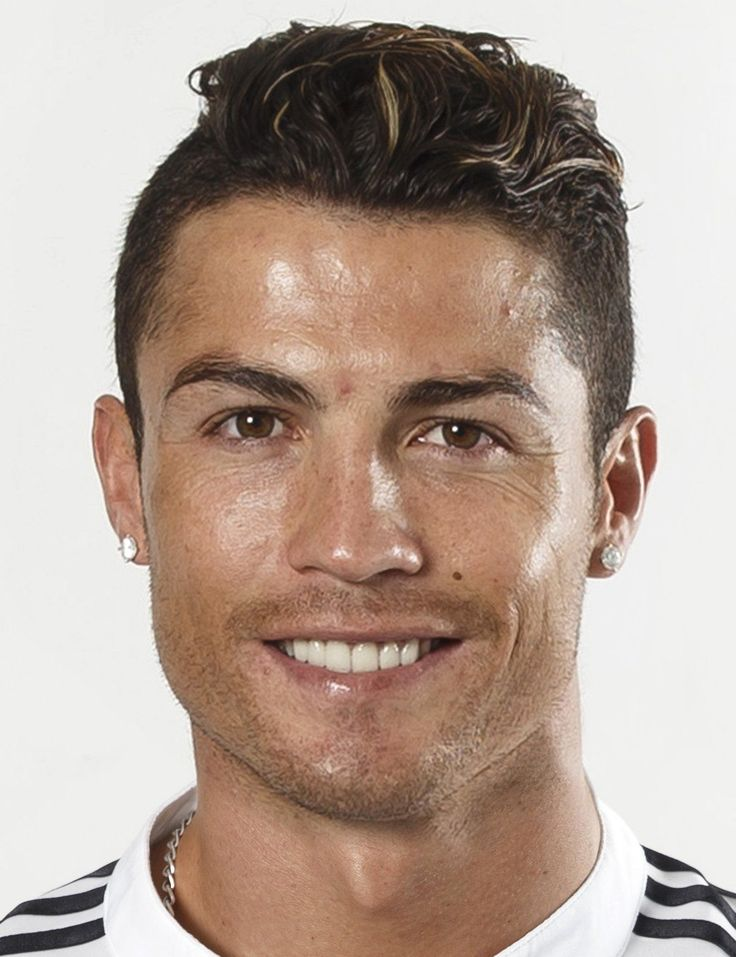
#> input picture model/test_images/ronaldo_22.jpg, 736 x 957 px
$ jupyter execute --allow-errors sports_person_classifier_model.ipynb   (shell and % lines are left out)
#> lines starting #> are read from the running program, lines starting #| are printed output that depends on the picture
[cell 1]

import numpy as np
import cv2
import matplotlib
from matplotlib import pyplot as plt

[cell 2]
img = cv2.imread('./test_images/ronaldo_22.jpg')
#> img is the input picture: shape (957, 736, 3); mean B, G, R 148.4, 160, 179
img.shape
#> Out = (957, 736, 3)

[cell 3]
plt.imshow(img)
plt.show()

[cell 4]
gray = cv2.cvtColor(img, cv2.COLOR_BGR2GRAY)
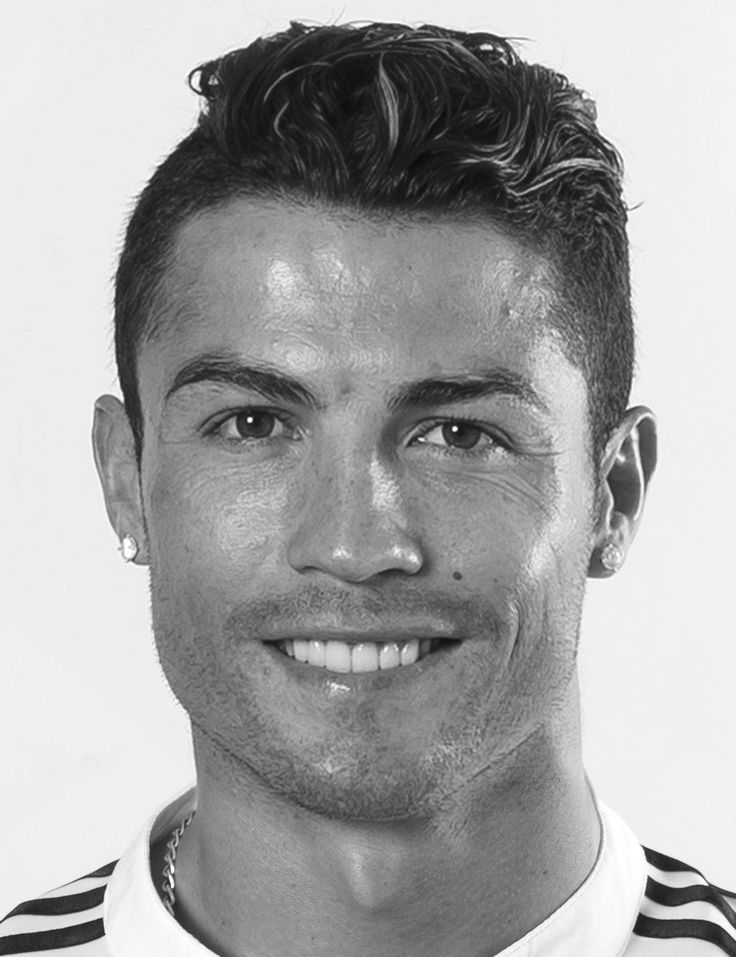
#> gray: shape (957, 736); min 10, max 255, mean 164.4
gray.shape
#> Out = (957, 736)

[cell 5]
gray

[cell 6]
plt.imshow(gray, cmap='gray')
plt.show()

[cell 7]
face_cascade = cv2.CascadeClassifier('./opencv/haarcascades/haarcascade_frontalface_default.xml')
eye_cascade = cv2.CascadeClassifier('./opencv/haarcascades/haarcascade_eye.xml')

faces = face_cascade.detectMultiScale(gray, 1.3, 5)
#> faces = [[88, 219, 539, 539]]
faces
#> Out = [[88, 219, 539, 539]]

[cell 8]
(x,y,w,h) = faces[0]
#> x = 88; y = 219; w = 539; h = 539
x,y,w,h
#> Out = (88, 219, 539, 539)

[cell 9]
face_img = cv2.rectangle(img,(x,y),(x+w,y+h),(255,0,0),2)
plt.imshow(face_img)
plt.show()

[cell 10]
cv2.destroyAllWindows()
for (x,y,w,h) in faces:
    face_img = cv2.rectangle(img,(x,y),(x+w,y+h),(255,0,0),2)
    roi_gray = gray[y:y+h, x:x+w]
    roi_color = face_img[y:y+h, x:x+w]
    eyes = eye_cascade.detectMultiScale(roi_gray)
    for (ex,ey,ew,eh) in eyes:
        cv2.rectangle(roi_color,(ex,ey),(ex+ew,ey+eh),(0,255,0),2)
#> this loop made 1 pass
#> pass 1, `roi_gray = gray[y:y+h, x:x+w]`:
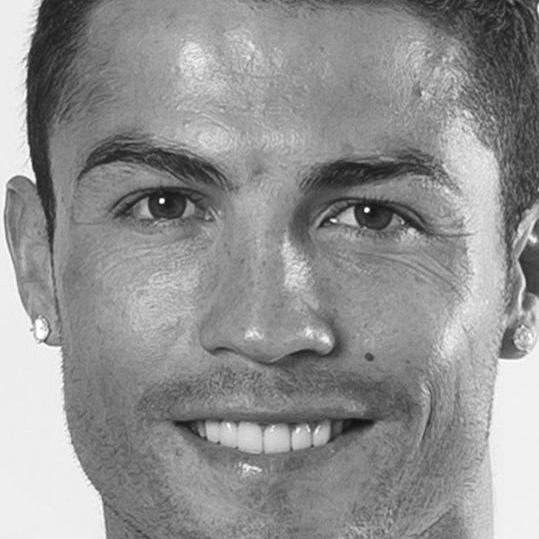
#> roi_gray: shape (539, 539); min 17, max 255, mean 145.6
#> after the loop:
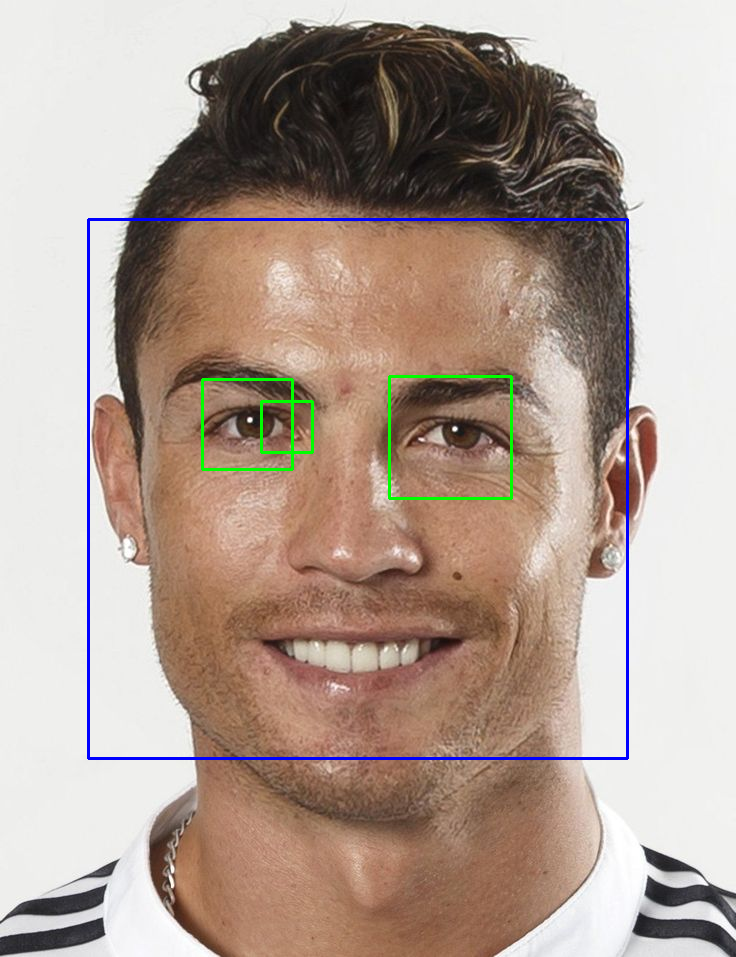
#> img: shape (957, 736, 3); mean B, G, R 148.9, 159.2, 176.7
#> after the loop:
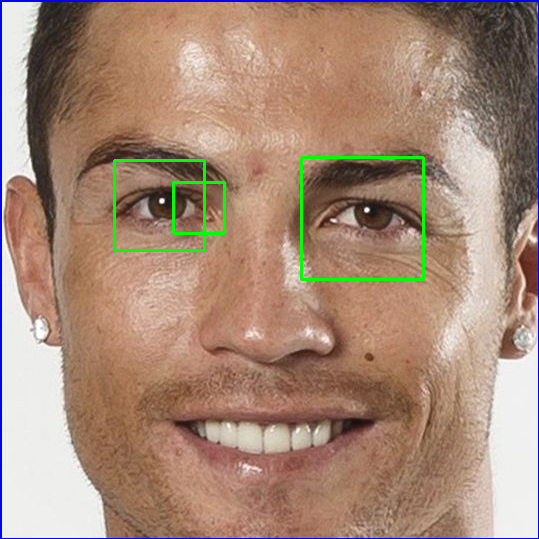
#> roi_color: shape (539, 539, 3); mean B, G, R 119.4, 137.9, 166.7


plt.figure()
plt.imshow(face_img, cmap='gray')
plt.show()

[cell 11]
plt.imshow(roi_color, cmap='gray')
plt.show()

[cell 12]
def get_cropped_image_if_2_eyes(image_path):
#> called with image_path = './test_images/ronaldo_22.jpg'
    img = cv2.imread(image_path)
    gray = cv2.cvtColor(img, cv2.COLOR_BGR2GRAY)
    faces = face_cascade.detectMultiScale(gray, 1.3, 5)
#> faces = [[88, 219, 539, 539]]
    for (x,y,w,h) in faces:
        roi_gray = gray[y:y+h, x:x+w]
        roi_color = img[y:y+h, x:x+w]
        eyes = eye_cascade.detectMultiScale(roi_gray)
        if len(eyes) >= 2:
            return roi_color

[cell 13]
original_image = cv2.imread('./test_images/ronaldo_22.jpg')
plt.imshow(original_image)
plt.show()

[cell 14]
cropped_image = get_cropped_image_if_2_eyes('./test_images/ronaldo_22.jpg')
plt.imshow(cropped_image)
plt.show()

[cell 15]
org_image_obstructed = cv2.imread('./test_images/messi_73.png')
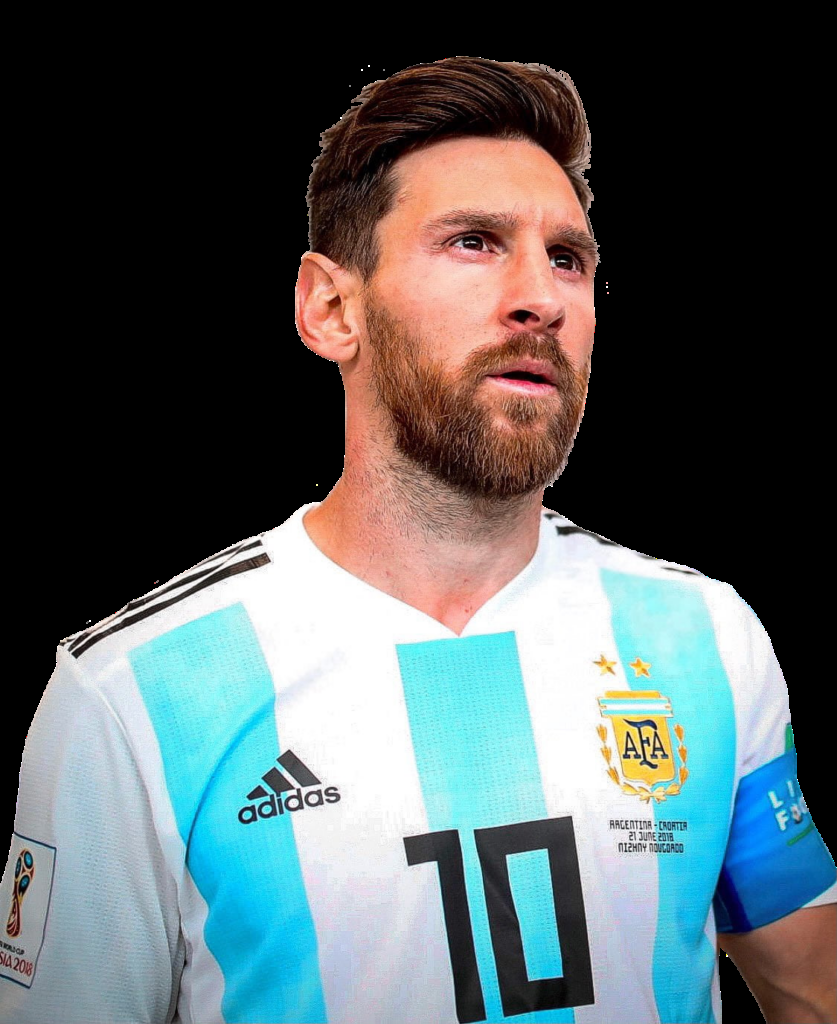
#> input picture model/test_images/messi_73.png, 837 x 1024 px
#> org_image_obstructed is the input picture: shape (1024, 837, 3); mean B, G, R 97.9, 96.4, 86.7
plt.imshow(org_image_obstructed)
plt.show()

[cell 16]
cropped_image_no_2_eyes = get_cropped_image_if_2_eyes('./test_images/messi_73.png')
#> call 2 of get_cropped_image_if_2_eyes, with image_path = './test_images/messi_73.png'
#> in get_cropped_image_if_2_eyes (call 2), `gray = cv2.cvtColor(img, cv2.COLOR_BGR2GRAY)`:
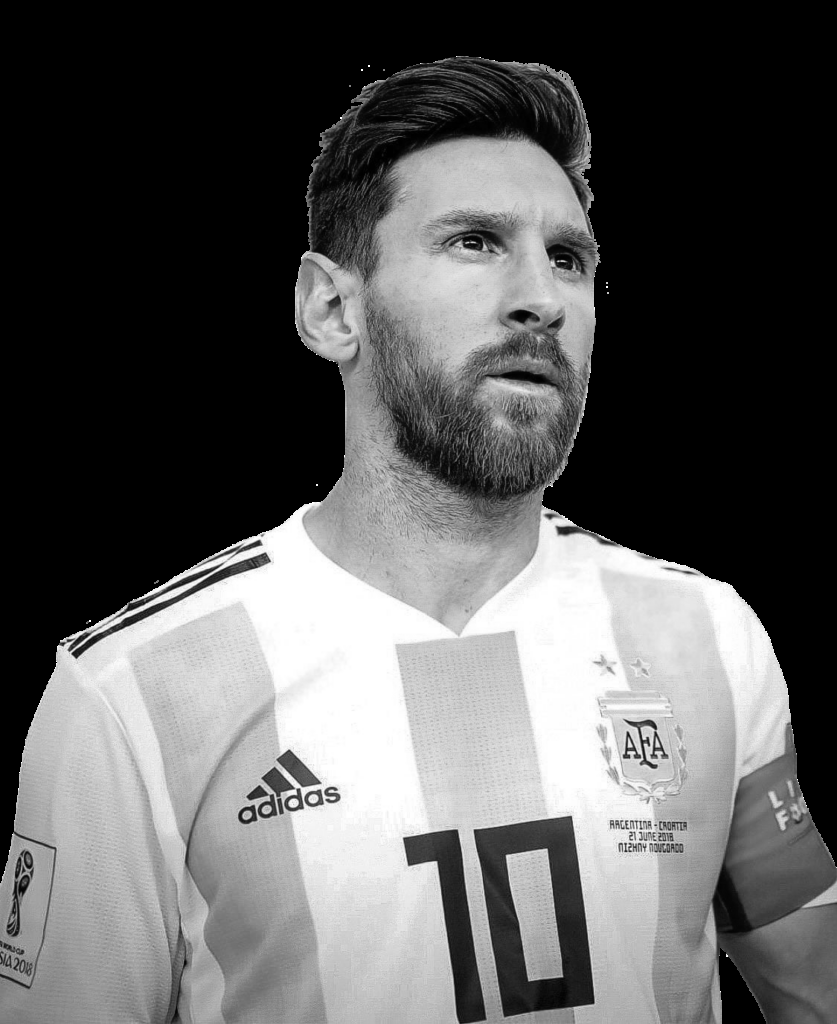
#> gray: shape (1024, 837); min 0, max 255, mean 93.7
#> in get_cropped_image_if_2_eyes (call 2), `faces = face_cascade.detectMultiScale(gray, 1.3, 5)`: faces = [[379, 144, 278, 278]]
#> the loop in get_cropped_image_if_2_eyes, `for (x,y,w,h) in faces:` made 1 pass
#> (x, y, w, h, eyes) on pass 1: (379, 144, 278, 278, [[161, 94, 51, 51], [57, 63, 71, 71]])
#> pass 1, in get_cropped_image_if_2_eyes (call 2), `roi_gray = gray[y:y+h, x:x+w]`:
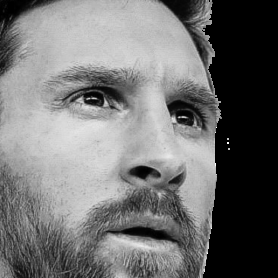
#> roi_gray: shape (278, 278); min 0, max 255, mean 112.2
#> pass 1, in get_cropped_image_if_2_eyes (call 2), `roi_color = img[y:y+h, x:x+w]`:
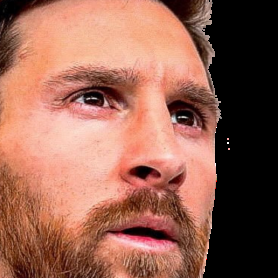
#> roi_color: shape (278, 278, 3); mean B, G, R 82.4, 98.7, 150
cropped_image_no_2_eyes

[cell 17]
path_to_data = "./datasets/"
path_to_cr_data = "./datasets/cropped/"

[cell 18]
import os
img_dirs = []
for entry in os.scandir(path_to_data):
    if entry.is_dir():
        img_dirs.append(entry.path)

[cell 19]
img_dirs

[cell 20]
import shutil
if os.path.exists(path_to_cr_data):
     shutil.rmtree(path_to_cr_data)
os.mkdir(path_to_cr_data)

[cell 21]
cropped_image_dirs = []
celebrity_file_names_dict = {}
#> (the rest of this cell did not finish here and is left out)

        if roi_color is not None:
            cropped_folder = path_to_cr_data + celebrity_name
            if not os.path.exists(cropped_folder):
                os.makedirs(cropped_folder)
                cropped_image_dirs.append(cropped_folder)
                print("Generating cropped images in folder: ",cropped_folder)
            cropped_file_name = celebrity_name + str(count) + ".png"
            cropped_file_path = cropped_folder + "/" + cropped_file_name
            cv2.imwrite(cropped_file_path, roi_color)
            celebrity_file_names_dict[celebrity_name].append(cropped_file_path)
            count += 1

[cell 22]
import numpy as np
import pywt
import cv2

def w2d(img, mode='haar', level=1):
#> called with mode = 'db1', level = 5
    imArray = img
    #Datatype conversions
    #convert to grayscale
    imArray = cv2.cvtColor( imArray,cv2.COLOR_RGB2GRAY )
    #convert to float
    imArray =  np.float32(imArray)
    imArray /= 255;
    # compute coefficients
    coeffs=pywt.wavedec2(imArray, mode, level=level)
#> coeffs = 6 items

    #Process Coefficients
    coeffs_H=list(coeffs)
#> coeffs_H = 6 items
    coeffs_H[0] *= 0;

    # reconstruction
    imArray_H=pywt.waverec2(coeffs_H, mode);
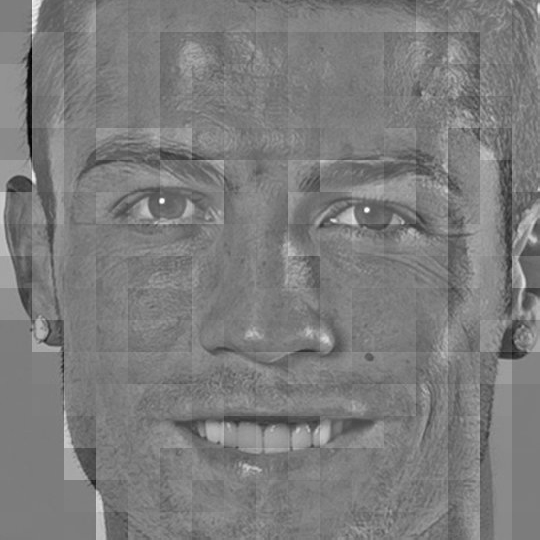
#> imArray_H: shape (540, 540) float32; min -0.7, max 0.731, mean -0.000153; drawn with min black and max white
    imArray_H *= 255;
    imArray_H =  np.uint8(imArray_H)
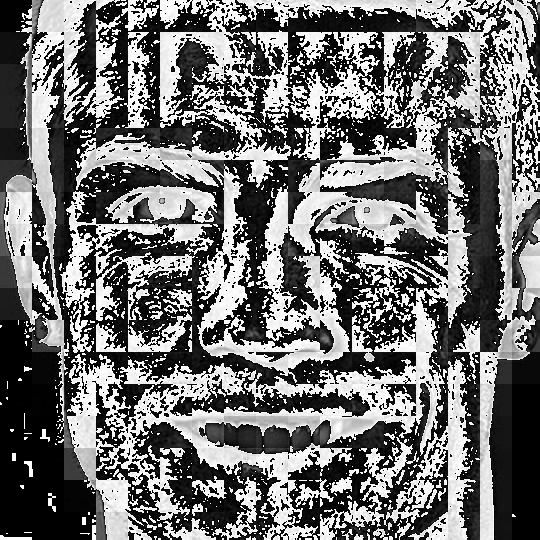
#> imArray_H: shape (540, 540); min 0, max 255, mean 112.4

    return imArray_H

[cell 23]
im_har = w2d(cropped_image, 'db1' ,5)
plt.imshow(im_har, cmap='gray')
plt.show()

[cell 24]
celebrity_file_names_dict

[cell 25]
celebrity_file_names_dict = {}
for img_dir in cropped_image_dirs:
    celebrity_name = img_dir.split('/')[-1]
    file_list = []
    for entry in os.scandir(img_dir):
        file_list.append(entry.path)
    celebrity_file_names_dict[celebrity_name] = file_list
celebrity_file_names_dict

[cell 26]
class_dict = {}
count = 0
for celebrity_name in celebrity_file_names_dict.keys():
    class_dict[celebrity_name] = count
    count = count + 1
class_dict
